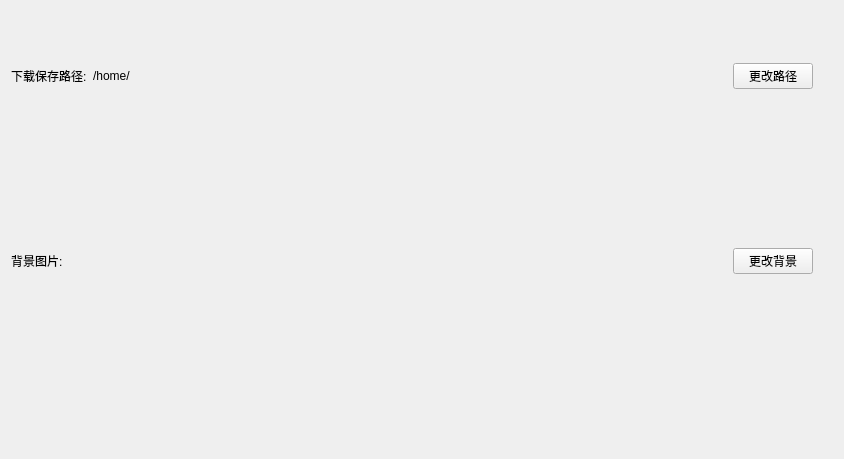
<?xml version="1.0" encoding="UTF-8"?>
<ui version="4.0">
 <class>Form</class>
 <widget class="QWidget" name="Form">
  <property name="geometry">
   <rect>
    <x>0</x>
    <y>0</y>
    <width>844</width>
    <height>459</height>
   </rect>
  </property>
  <property name="windowTitle">
   <string>Form</string>
  </property>
  <layout class="QGridLayout" name="gridLayout">
   <item row="0" column="0">
    <widget class="QLabel" name="label">
     <property name="sizePolicy">
      <sizepolicy hsizetype="Fixed" vsizetype="Fixed">
       <horstretch>0</horstretch>
       <verstretch>0</verstretch>
      </sizepolicy>
     </property>
     <property name="text">
      <string>下载保存路径:</string>
     </property>
    </widget>
   </item>
   <item row="0" column="1">
    <widget class="QLabel" name="label_path">
     <property name="sizePolicy">
      <sizepolicy hsizetype="Preferred" vsizetype="Fixed">
       <horstretch>0</horstretch>
       <verstretch>0</verstretch>
      </sizepolicy>
     </property>
     <property name="text">
      <string>/home/</string>
     </property>
    </widget>
   </item>
   <item row="0" column="2">
    <widget class="QPushButton" name="pushButton_download_path">
     <property name="sizePolicy">
      <sizepolicy hsizetype="Fixed" vsizetype="Fixed">
       <horstretch>0</horstretch>
       <verstretch>0</verstretch>
      </sizepolicy>
     </property>
     <property name="text">
      <string>更改路径</string>
     </property>
    </widget>
   </item>
   <item row="1" column="0">
    <widget class="QLabel" name="label_2">
     <property name="sizePolicy">
      <sizepolicy hsizetype="Fixed" vsizetype="Fixed">
       <horstretch>0</horstretch>
       <verstretch>0</verstretch>
      </sizepolicy>
     </property>
     <property name="text">
      <string>背景图片:</string>
     </property>
    </widget>
   </item>
   <item row="1" column="1">
    <widget class="QLabel" name="label_background">
     <property name="sizePolicy">
      <sizepolicy hsizetype="Fixed" vsizetype="Preferred">
       <horstretch>0</horstretch>
       <verstretch>0</verstretch>
      </sizepolicy>
     </property>
     <property name="minimumSize">
      <size>
       <width>0</width>
       <height>0</height>
      </size>
     </property>
     <property name="text">
      <string/>
     </property>
    </widget>
   </item>
   <item row="1" column="2">
    <widget class="QPushButton" name="pushButton_background_path">
     <property name="sizePolicy">
      <sizepolicy hsizetype="Fixed" vsizetype="Fixed">
       <horstretch>0</horstretch>
       <verstretch>0</verstretch>
      </sizepolicy>
     </property>
     <property name="text">
      <string>更改背景</string>
     </property>
    </widget>
   </item>
   <item row="1" column="3">
    <spacer name="verticalSpacer">
     <property name="orientation">
      <enum>Qt::Vertical</enum>
     </property>
     <property name="sizeType">
      <enum>QSizePolicy::Fixed</enum>
     </property>
     <property name="sizeHint" stdset="0">
      <size>
       <width>20</width>
       <height>228</height>
      </size>
     </property>
    </spacer>
   </item>
   <item row="2" column="1">
    <spacer name="horizontalSpacer">
     <property name="orientation">
      <enum>Qt::Horizontal</enum>
     </property>
     <property name="sizeType">
      <enum>QSizePolicy::Expanding</enum>
     </property>
     <property name="sizeHint" stdset="0">
      <size>
       <width>462</width>
       <height>20</height>
      </size>
     </property>
    </spacer>
   </item>
  </layout>
 </widget>
 <resources/>
 <connections>
  <connection>
   <sender>pushButton_download_path</sender>
   <signal>clicked()</signal>
   <receiver>Form</receiver>
   <slot>change_down_path()</slot>
   <hints>
    <hint type="sourcelabel">
     <x>610</x>
     <y>35</y>
    </hint>
    <hint type="destinationlabel">
     <x>626</x>
     <y>51</y>
    </hint>
   </hints>
  </connection>
  <connection>
   <sender>pushButton_background_path</sender>
   <signal>clicked()</signal>
   <receiver>Form</receiver>
   <slot>change_background()</slot>
   <hints>
    <hint type="sourcelabel">
     <x>622</x>
     <y>161</y>
    </hint>
    <hint type="destinationlabel">
     <x>633</x>
     <y>190</y>
    </hint>
   </hints>
  </connection>
 </connections>
 <slots>
  <slot>change_down_path()</slot>
  <slot>change_background()</slot>
 </slots>
</ui>
